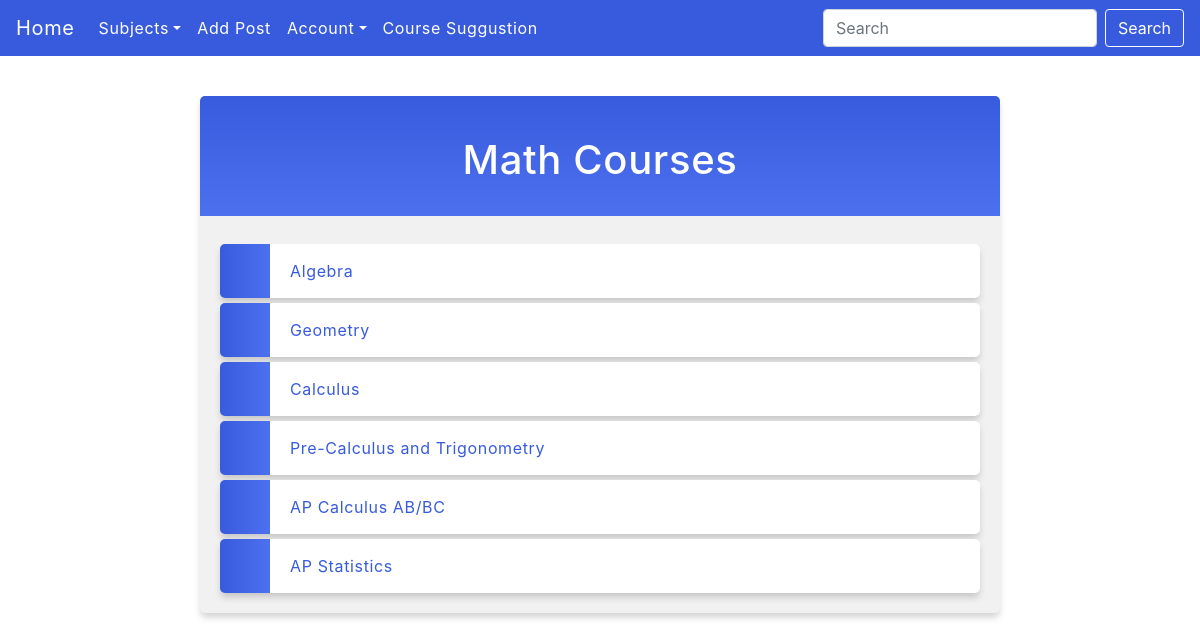
Page /subjects/subjectDetails/Math on the earlier database version.
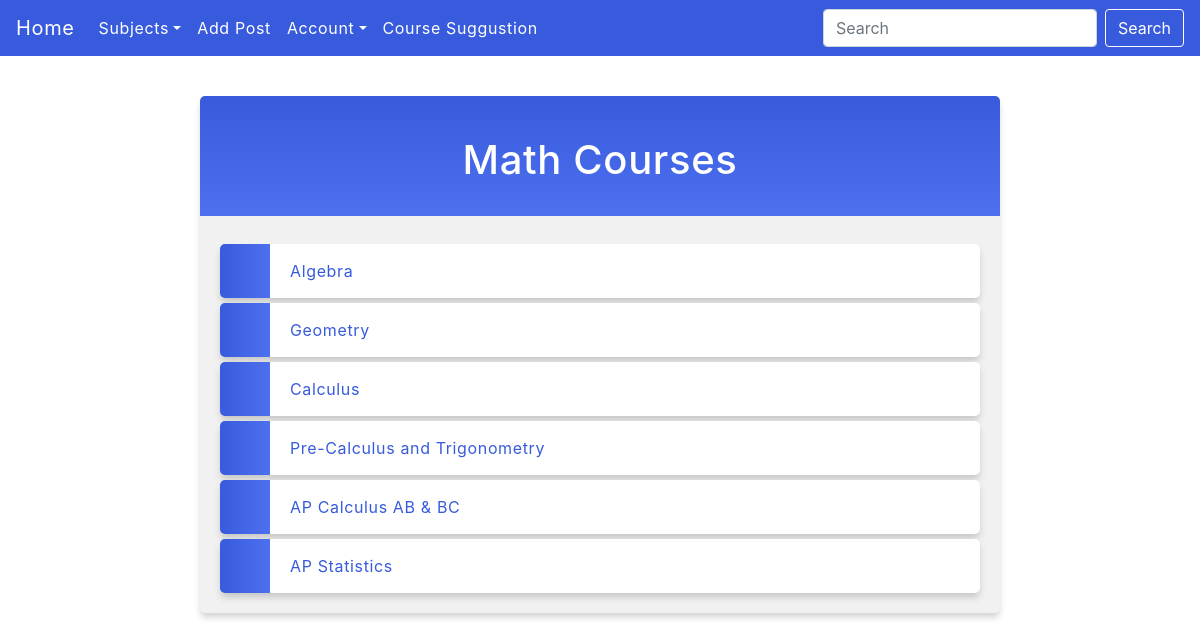
Same page on the later database version.
### posts/models.py (models this page shows, shortened)
class Course(models.Model):
    course_name = models.CharField("Course", max_length = 75)
    all_tickets = models.ManyToManyField(Ticket, null = True, blank=True)

### posts/views.py (the view)
# urls.py: path('subjects/subjectDetails/<str:subject>', views.subjectDetails, name = "Subject Details"),
def subjectDetails(request, subject):
    core_subject = CoreSubject.objects.get(subject=subject)
    courses = core_subject.courses.all()
    template = loader.get_template('subjects_details.html')
    context = {
        'subject': core_subject,
        'courses': courses,
    }
    return HttpResponse(template.render(context, request))

### posts/templates/subjects_details.html (shortened to what this page needs)
{% extends "master.html" %}
{% block search %}
<form class="form-inline my-2 my-lg-0" method="POST" action="{% url 'search_tickets' %}">
  <input class="form-control mr-sm-2" type="search" placeholder="Search" aria-label="Search" name="search_query" style="color: #375BDC;">
  <button class="btn btn-outline-success my-2 my-sm-0" type="submit">Search</button>
</form>
{% endblock %}
{% block content %}
  <div class = "mycard">
  <h1>{{ subject.subject }} Courses</h1>
  <ul>
    {% for course in courses %}
      <li><a href="{{ subject.subject}}/{{ course.course_name }}">{{ course.course_name }}</a></li>
    {% endfor %}
  </ul>
  </div>
{% endblock %}

Differences in the rows shown:
changed Course: course_name "AP Calculus AB/BC" → "AP Calculus AB & BC"
